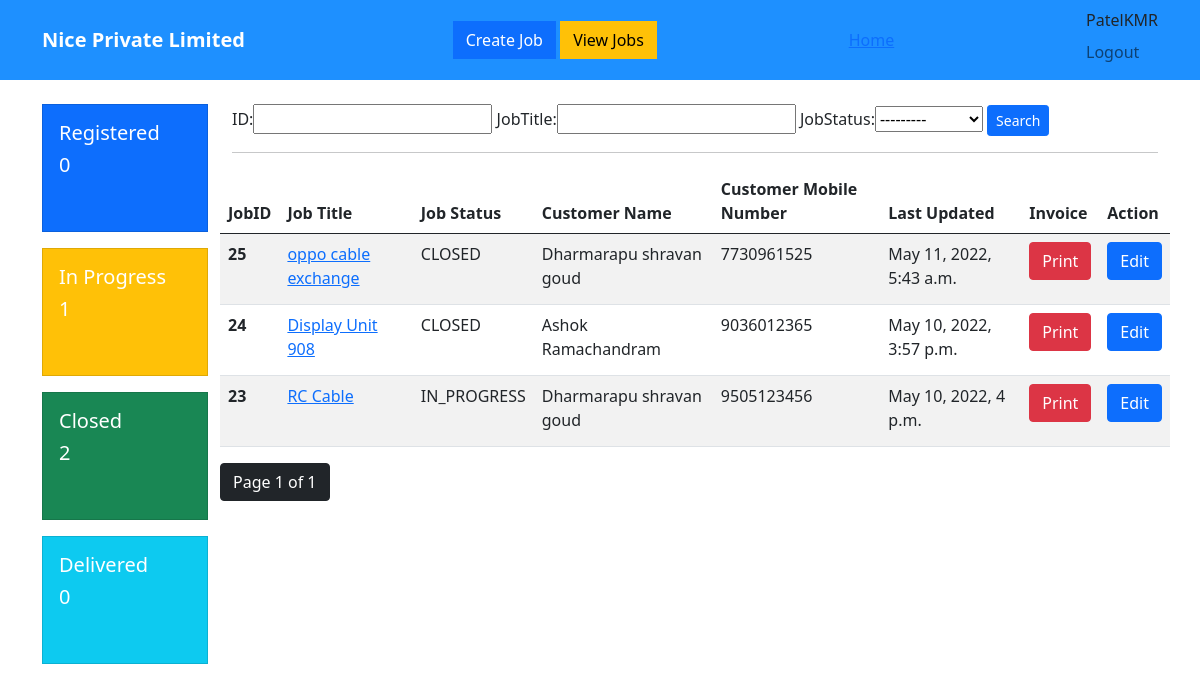
The page /showjobs/ (signed in) on the database its author committed.
### home/models.py (models this page shows, shortened)
class Job(models.Model):
    REGISTERED = "REGISTERED"
    IN_PROGRESS="IN_PROGRESS"
    CLOSED = "CLOSED"
    DELIVERED="DELIVERED"
    choices=[
        (REGISTERED, 'Registered'),
        (IN_PROGRESS, 'In Progress'),
        (CLOSED, 'Closed'),
        (DELIVERED, 'Delivered')
    ]
    warranty_choices=[('In Warranty','In Warranty') , ('Out Warranty','Out warranty'), ('Return Warranty','Return warranty'), ('No Warranty','No warranty'),]
    part_replacement_warranty_choices=[('In Warranty','In Warranty') , ('Out Warranty','Out warranty'),]
    device_condition_choices=[('Physical Damage','Physical Damage'),('Water Damage','Water Damage'),('Good Condition','Good Condition'),]
    device_choices=[('Mobile','Mobile'),('Tablet','Tablet')]
    jobTitle = models.CharField(max_length=256)
    jobDescription=models.CharField(max_length=500)
    CreatedTime=models.DateTimeField(auto_now_add=True)
    UpdatedTime=models.DateTimeField(auto_now=True)
    jobStatus=models.CharField(max_length=20,choices=choices, default=REGISTERED)
    customerName=models.CharField(max_length=256,null=True)
    customerAddress=models.CharField(max_length=500,null=True)
    customerMobileNumber=models.CharField(max_length=10,null=True)
    EstimatedCompletionDate=models.DateField(default=None,null=True)
    author = models.ForeignKey(User, on_delete=models.CASCADE)
    device_type = models.CharField(max_length=20,choices=device_choices, default='Mobile')
    brand = models.CharField(max_length=100,blank=True,null=True)
    model_name= models.CharField(max_length=100,blank=True,null=True)
    imei_num1=models.CharField(max_length=15,blank=True,null=True)
    imei_num2=models.CharField(max_length=15,blank=True,null=True)
    part_code=models.CharField(max_length=25,blank=True,null=True)
    part_replacement_warranty=models.CharField(max_length=20,choices=part_replacement_warranty_choices, default='Out Warranty')
    purchased_from=models.CharField(max_length=100,blank=True,null=True)
    warranty_status=models.CharField(max_length=20,choices=warranty_choices, default='No Warranty')
    condition_of_set=models.CharField(max_length=20,choices=device_condition_choices, default='Good Condition')
    accessories_sbumitted=models.CharField(max_length=500,blank=True,null=True)
    EstimatedCost=models.FloatField(null=True, blank=True)
    barcode=models.ImageField(upload_to="media",blank=True,null=True)

### home/views.py (the view)
# urls.py: path('showjobs/',views.show_all_jobs_page,name="showjobs"),
def show_all_jobs_page(request):
    context={}
    filtered_jobs=JobFilter(request.GET,queryset=models.Job.objects.filter(author=request.user))
    context['filtered_jobs']=filtered_jobs
    paginator = Paginator(filtered_jobs.qs.order_by('-CreatedTime'), 5) # Show 25 contacts per page.
    page_number = request.GET.get('page')
    page_obj = paginator.get_page(page_number)
    context['page_obj'] = page_obj
    context["registered_jobs_count"]=models.Job.objects.filter(jobStatus='REGISTERED',author=request.user).count()
    context["inprogress_jobs_count"]=models.Job.objects.filter(jobStatus='IN_PROGRESS',author=request.user).count()
    context["closed_jobs_count"]=models.Job.objects.filter(jobStatus='CLOSED',author=request.user).count()
    context["delivered_jobs_count"]=models.Job.objects.filter(jobStatus='DELIVERED',author=request.user).count()
    return render(request,'jobs.html',context=context)

### templates/jobs.html (shortened to what this page needs)
{% extends 'base.html' %}
{% block body %}
{% load crispy_forms_tags %}
  <div class="row">
    <div class="col-md-2 col-sm-12">
        <div class="col-md-12">
          <div class="card text-white bg-primary mb-3" style="max-width: 18rem; height: 8rem; border-radius:0">
            <div class="card-body">
              <h5 class="card-title">Registered</h5>
              <h5 class="card-text">{{registered_jobs_count}}</h5>
            </div>
          </div>
        </div>
        <div class="col-md-12">
            <div class="card text-white bg-warning mb-3" style="max-width: 18rem; height: 8rem;border-radius:0">
            <div class="card-body">
              <h5 class="card-title">In Progress</h5>
              <h5 class="card-text">{{inprogress_jobs_count}}</h5>
            </div>
          </div>
        </div>
        <div class="col-md-12">
          <div class="card text-white bg-success mb-3" style="max-width: 18rem; height: 8rem;border-radius:0">
            <div class="card-body">
              <h5 class="card-title">Closed</h5>
              <h5 class="card-text">{{closed_jobs_count}}</h5>
            </div>
          </div>
        </div>
        <div class="col-md-12">
          <div class="card text-white bg-info mb-3" style="max-width: 18rem;height:8rem;border-radius:0">
            <div class="card-body">
              <h5 class="card-title">Delivered</h5>
              <h5 class="card-text">{{delivered_jobs_count}}</h5>
            </div>
          </div>
        </div>
    </div>
    <div class="col-md-10 col-sm-12">
       <div class="row">
            <div class="filters">
                  <form method="get">
                    {{filtered_jobs.form}}
                    <input class="btn btn-sm btn-primary" type="submit" value="Search">
                  </form>
                  <hr>
            </div>
        <div>
        <div class="row">
      <table class="table table-striped">
                  <thead>
                    <tr>
                      <th scope="col">JobID</th>
                      <th scope="col">Job Title</th>
                      <th scope="col">Job Status</th>
                      <th scope="col">Customer Name</th>
                      <th scope="col">Customer Mobile Number</th>
                      <th scope="col">Last Updated</th>
                      <th scope="col">Invoice</th>
                      <th scope="col">Action</th>
                    </tr>
                  </thead>
                  <tbody>
                              {% for j in page_obj%}
                            <tr>
                              <th scope="row">{{j.id}}</th>
                              <td><a href="{%url 'view_job' j.id%}"> {{j.jobTitle}} </a> </td>
                              <td>{{j.jobStatus}}</td>
                              <td>{{j.customerName}}</td>
                              <td>{{j.customerMobileNumber}}</td>
                              <td>{{j.UpdatedTime}}</td>
                              <td><a class="btn btn-danger" href="{%url 'printreceipt' j.id%}"> Print </a></p></td>
                              <td><a class="btn btn-primary" href="{%url 'update_job' j.id%}">Edit</a></td>
                            </tr>
                            {% endfor %}
                    </tbody>
        </table>
      </div>
      <div class="row">
          <div class="pagination">
            <span class="step-links">
                <span class="current">
                    <button class="btn btn-dark"> Page {{ page_obj.number }} of {{ page_obj.paginator.num_pages }}</button>
                </span>
            </span>
          </div>
      </div>
    </div>
  </div>
</div>
{% endblock body %}

### templates/base.html (shortened to what this page needs)
<!doctype html>
<html lang="en">
  <head>
    <link href="https://cdn.jsdelivr.net/npm/bootstrap@5.0.2/dist/css/bootstrap.min.css" rel="stylesheet">
  </head>
  <body>
    <nav class="navbar navbar-light" style="background-color:dodgerblue;">
      <div class="container">
        <a class="navbar-brand" href="{% url 'index'%}" style="color:White">
          <b>Nice Private Limited</b>
        </a>
        <div>
        <a class="btn btn-primary" style="border-radius:0" href="{% url 'create_job'%}">Create Job</a>
        <a class="btn btn-warning" style="border-radius:0" href="{% url 'showjobs'%}">View Jobs</a>
        </div>
        <a href="{% url 'index'%}">Home</a>
          <ul class="navbar-nav mr-auto">
            <li class="nav-item active">
                {% if user.is_authenticated %}
                {{user.username}}<a class="nav-link" href="{%url 'logout' %}">Logout</a>
                {% else %}
                  <a class="nav-link" href="{%url 'login' %}">Login</a>
                {% endif %}
            </li>
          </ul>
      </div>
    </nav>
   <div class="container my-4">
    {%block body%}
    {% endblock body%}
   </div>
  </body>
</html>

### rows shown on the page
Job: id "25", jobTitle "oppo cable exchange", jobStatus "CLOSED", customerName "Dharmarapu shravan goud", customerMobileNumber "7730961525", UpdatedTime "May 11, 2022, 5:43 a.m."
Job: id "24", jobTitle "Display Unit 908", jobStatus "CLOSED", customerName "Ashok Ramachandram", customerMobileNumber "9036012365", UpdatedTime "May 10, 2022, 3:57 p.m."
Job: id "23", jobTitle "RC Cable", jobStatus "IN_PROGRESS", customerName "Dharmarapu shravan goud", customerMobileNumber "9505123456", UpdatedTime "May 10, 2022, 4 p.m."

### other values the page prints
{{ user.username }} "PatelKMR"
{{ registered_jobs_count }} "0"
{{ inprogress_jobs_count }} "1"
{{ closed_jobs_count }} "2"
{{ delivered_jobs_count }} "0"
{{ page_obj.number }} "1"
{{ page_obj.paginator.num_pages }} "1"
